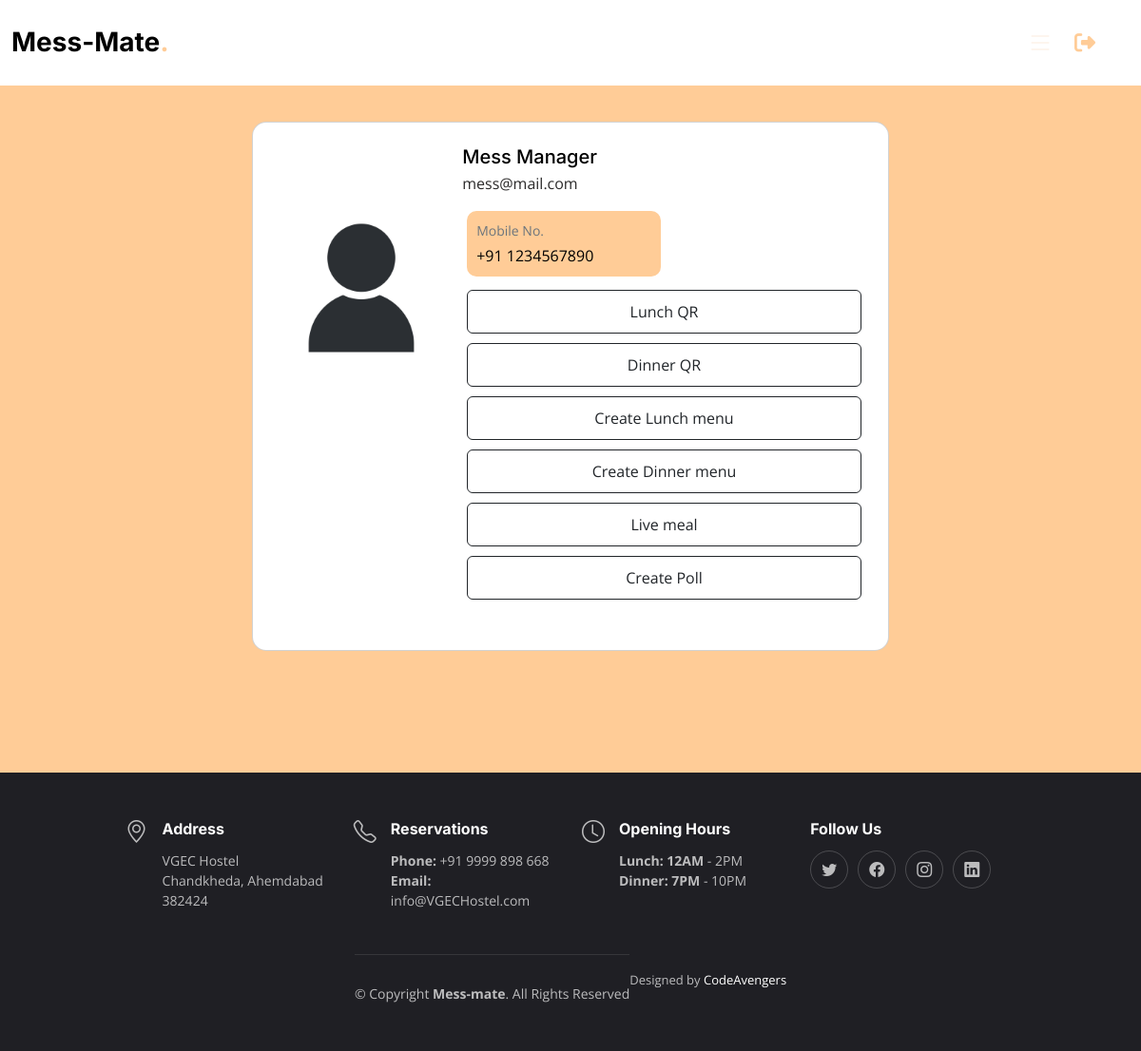
The page /admin_profile.php (signed in) on the database its author committed.
### tables this page shows
CREATE TABLE `users` (
  `id` int(255) NOT NULL,
  `name` varchar(100) DEFAULT NULL,
  `mobile` varchar(15) DEFAULT NULL,
  `email` varchar(60) DEFAULT NULL,
  `password` varchar(60) DEFAULT NULL,
  `hostel` int(11) NOT NULL DEFAULT 0
);

### admin_profile.php (the view, shortened to what this page needs)
<?php
require 'database/include.php';
$id = $_SESSION['id'];
?>
<!DOCTYPE html>
<html lang="en">
<head>
  <link href="assets/vendor/bootstrap/css/bootstrap.min.css" rel="stylesheet">
  <link href="assets/vendor/bootstrap-icons/bootstrap-icons.css" rel="stylesheet">
  <link href="assets/css/main.css" rel="stylesheet">
  <link href="assets/css/style2.css" rel="stylesheet">
  <link href="assets/css/profile.css" rel="stylesheet">
</head>
<body>
  <header id="header" class="header fixed-top d-flex align-items-center">
    <div class="container d-flex align-items-center justify-content-between">
      <a href="index.html" class="logo d-flex align-items-center me-auto me-lg-0">
        <h1>Mess-Mate<span>.</span></h1>
      </a>
      <i class="mobile-nav-toggle mobile-nav-show bi bi-list"></i>
    </div>
    <a class="log_btn" href="logout.php"><i class="fa-solid fa-right-from-bracket"></i></a>
  </header>
  <section class="vh-200" style="background-color: #FFCC97;">
    <div class="container py-5 h-100">
    <?php
    $sql = "SELECT * FROM users WHERE users.id=$id";
    $result = mysqli_query($conn, $sql);
    $row = mysqli_fetch_assoc($result);
    $name = $row['name'];
    $email = $row['email'];
    $mobile = $row['mobile'];
    ?>
      <div class="card" style="border-radius: 15px;">
        <div class="card-body p-4">
          <div class="d-flex text-black">
            <div class="flex-shrink-0">
              <img src="assets/user.png" alt="Generic placeholder image" class="img-fluid" style="width: 180px; margin-top:60px; border-radius: 10px;">
            </div>
            <div class="flex-grow-1 ms-3">
              <h5 class="mb-1"><?php echo $name;?></h5>
              <p class="mb-2 pb-1" style="color: #2b2a2a;"><?php echo $email;?></p>
              <div class="pro_detail">
                <div class="pro_num">
                  <div>
                    <p class="small text-muted mb-1" style="color: #2b2a2a;">Mobile No.</p>
                    <p class="mb-0">+91 <?php echo $mobile;?></p>
                  </div>
                </div>
              </div>
              <div class="d-flex pt-1 admin_btn">
                <button type="button" onclick = "window.location.href='qrpage_l.php';" class="btn btn-outline-dark me-1 flex-grow-1" >Lunch QR</button>
                <button type="button" onclick = "window.location.href='qrpage_d.php';" class="btn btn-outline-dark me-1 flex-grow-1" >Dinner QR</button>
                <button type="button" onclick = "window.location.href='createmeal_l.php';" class="btn btn-outline-dark me-1 flex-grow-1" >Create Lunch menu</button>
                <button type="button" onclick = "window.location.href='createmeal_d.php';"class="btn btn-outline-dark me-1 flex-grow-1" >Create Dinner menu</button>
                <button type="button" onclick = "window.location.href='#';" class="btn btn-outline-dark me-1 flex-grow-1" >Live meal</button>
                <button type="button" onclick = "window.location.href='adminpoll.php';" class="btn btn-outline-dark me-1 flex-grow-1" >Create Poll</button>
              </div>
              <div class="d-flex justify-content-start rounded-3 p-2 mb-2">
              </div>
            </div>
          </div>
        </div>
      </div>
    </div>
  </section>
  <footer id="footer" class="footer">
    <div class="container">
      <div class="row gy-3">
        <div class="col-lg-3 col-md-6 d-flex">
          <i class="bi bi-geo-alt icon"></i>
          <div>
            <h4>Address</h4>
            <p>
              VGEC Hostel<br>
              Chandkheda, Ahemdabad 382424 <br>
            </p>
          </div>
        </div>
        <div class="col-lg-3 col-md-6 footer-links d-flex">
          <i class="bi bi-telephone icon"></i>
          <div>
            <h4>Reservations</h4>
            <p>
              <strong>Phone:</strong> +91 9999 898 668<br>
              <strong>Email:</strong> info@VGECHostel.com<br>
            </p>
          </div>
        </div>
        <div class="col-lg-3 col-md-6 footer-links d-flex">
          <i class="bi bi-clock icon"></i>
          <div>
            <h4>Opening Hours</h4>
            <p>
              <strong>Lunch: 12AM</strong> - 2PM<br>
              <strong>Dinner: 7PM</strong> - 10PM<br>
            </p>
          </div>
        </div>
        <div class="col-lg-3 col-md-6 footer-links">
          <h4>Follow Us</h4>
          <div class="social-links d-flex">
            <a href="#" class="twitter"><i class="bi bi-twitter"></i></a>
            <a href="#" class="facebook"><i class="bi bi-facebook"></i></a>
            <a href="#" class="instagram"><i class="bi bi-instagram"></i></a>
            <a href="#" class="linkedin"><i class="bi bi-linkedin"></i></a>
          </div>
        </div>
      </div>
    </div>
    <div class="container">
      <div class="copyright">
        &copy; Copyright <strong><span>Mess-mate</span></strong>. All Rights Reserved
      </div>
      <div class="credits">
        Designed by <a href="https://bootstrapmade.com/">CodeAvengers</a>
      </div>
    </div>
  </footer>
</body>
</html>

### assets/css/main.css (style rules this page uses)
:root { --font-default: "Open Sans", system-ui, -apple-system, "Segoe UI", Roboto, "Helvetica Neue", Arial, "Noto Sans", "Liberation Sans", sans-serif, "Apple Color Emoji", "Segoe UI Emoji", "Segoe UI Symbol", "Noto Color Emoji"; --font-primary: "Amatic SC", sans-serif; --font-secondary: "Inter", sans-serif; }
:root { --color-default: #212529; --color-primary: #ce1212; --color-secondary: #37373f; --color-primary-dark: #ffa954; }
:root { scroll-behavior: smooth; }
body { font-family: var(--font-default); color: var(--color-default); }
a { color: var(--color-primary); text-decoration: none; }
h1, h2, h3, h4, h5, h6 { font-family: var(--font-secondary); }
section { overflow: hidden; padding: 80px 0; }
.header { background: #fff; transition: all 0.5s; z-index: 997; height: 90px; border-bottom: 1px solid #fff; }
.header .logo h1 { font-size: 28px; font-weight: 700; color: #000; margin: 0; font-family: var(--font-secondary); }
.header .logo h1 span { color: var(--color-primary); }
section { scroll-margin-top: 90px; }
@media (max-width: 1279px) { .mobile-nav-show { color: var(--color-secondary); font-size: 28px; cursor: pointer; line-height: 0; transition: 0.5s; z-index: 9999; margin: 0 10px 0 20px; } }
.footer { font-size: 14px; background-color: #1f1f24; padding: 50px 0; color: rgba(255, 255, 255, 0.7); }
.footer .icon { margin-right: 15px; font-size: 24px; line-height: 0; }
.footer h4 { font-size: 16px; font-weight: bold; position: relative; padding-bottom: 5px; color: #fff; }
.footer .footer-links { margin-bottom: 30px; }
.footer .social-links a { display: flex; align-items: center; justify-content: center; width: 40px; height: 40px; border-radius: 50%; border: 1px solid rgba(255, 255, 255, 0.2); font-size: 16px; color: rgba(255, 255, 255, 0.7); margin-right: 10px; transition: 0.3s; }
.footer .copyright { text-align: center; padding-top: 30px; border-top: 1px solid rgba(255, 255, 255, 0.1); }
.footer .credits { padding-top: 4px; text-align: center; font-size: 13px; }
.footer .credits a { color: #fff; }

### assets/css/style2.css (style rules this page uses)
:root { --font-default: "Open Sans", system-ui, -apple-system, "Segoe UI", Roboto, "Helvetica Neue", Arial, "Noto Sans", "Liberation Sans", sans-serif, "Apple Color Emoji", "Segoe UI Emoji", "Segoe UI Symbol", "Noto Color Emoji"; --font-primary: "Amatic SC", sans-serif; --font-secondary: "Inter", sans-serif; }
:root { --color-default: #212529; --color-primary: #FFCC97; --color-secondary: #FDF4EB; --color-secondary-dark: #f4e0cd; --color-primary-dark: #ffa954; --color-sub-bag:white; }
body { background-image: url(../bag2.jpg); background-repeat: no-repeat; background-size: cover; }
.log_btn { margin: 0px 4% 0px 0px; padding: 0px; font-size: 22px; }
.container { display: block; justify-content: center; align-items: center; width: 100%; }

### assets/css/profile.css (style rules this page uses)
:root { --color-default: #212529; --color-primary: #FFCC97; --color-secondary: #FDF4EB; --color-secondary-dark: #f4e0cd; --color-primary-dark: #ffa954; --color-sub-bag:white; }
.pro_detail { display: flex; flex-wrap: wrap; width: 100%; }
.pro_num,.pro_token { width: 48%; padding:10px; margin: 5px; border-radius: 10px; background-color: var(--color-primary); }
.container { display: flex; }
.card { width:60%; }
.admin_btn { display: flex; flex-wrap: wrap; }
.admin_btn button { width: 48%; padding:10px; margin: 5px; }

### rows shown on the page
users: name "Mess Manager", email "mess@mail.com", mobile "1234567890"
